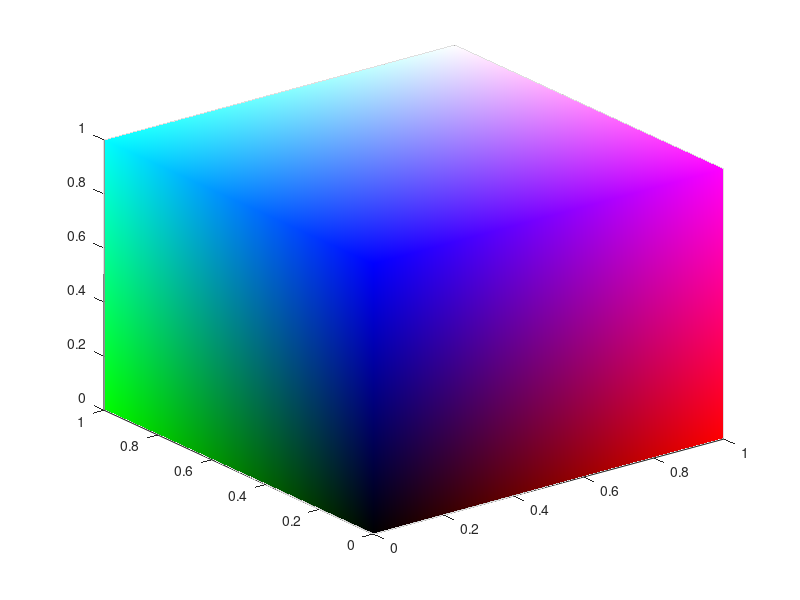
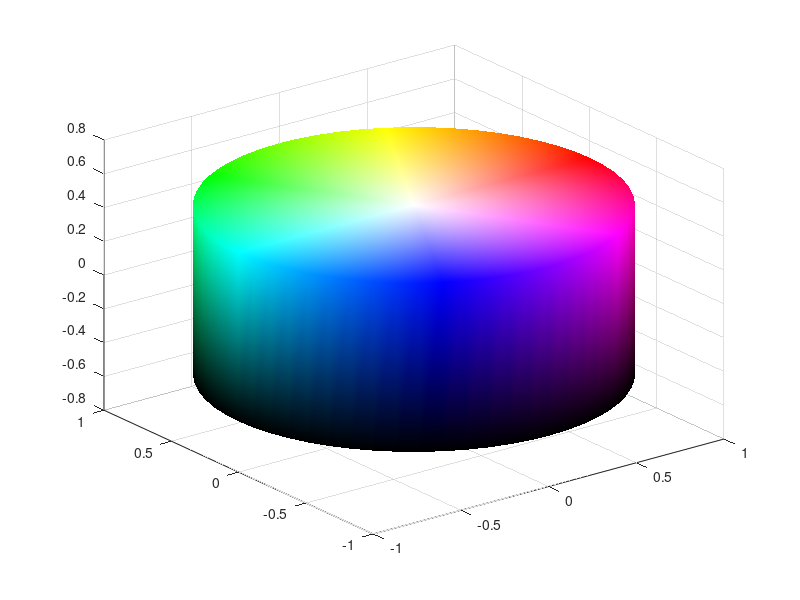

These figures' MATLAB source, in order:
clear all; close all; clc;

%% Define Vertices
topVerts = [ 0 1 0; 0 1 1; 1 1 1; 1 1 0];
topVertIndex = [ 1 2 3 4 ];
botVerts = [ 0 0 0; 0 0 1; 1 0 1; 1 0 0];
botVertIndex = [ 5 6 7 8 ];

topV = [];
botV = [];
vertColors_c = [] ;
vertColors_c = [vertColors_c ; hsv2rgb([0, 0, 1])] ;

topV = [topV ; 0 0 0.5];
botV = [botV ; 0 0 -0.5];

vertex_angle = linspace(0,2*pi , 61);

%disp(hsv2rgb([angle(60) / 2 / pi, 1, 1]))

for i = 1 : 60
   
    
    x = cos(vertex_angle(i));
    y = sin(vertex_angle(i));
    %disp(x);
    topV = [ topV ; x y 0.5];
    botV = [ botV ; x y -0.5];
    vertColors_c = [vertColors_c; hsv2rgb([vertex_angle(i) / 2 / pi, 1, 1])];
    
end

vertColors_c = [vertColors_c ; hsv2rgb([0, 1, 0])] ;

for i = 1 :60
    
    vertColors_c = [vertColors_c;  hsv2rgb([vertex_angle(i) / 2 / pi, 1, 0])]; 

end

topVertIndex_c = 1 : 1 : 61;
botVertIndex_c = 62 : 1 : 122;



verts = [ topVerts; botVerts ];

verts_c = [topV ; botV ];


%% Define Colors
vertColors = [ topVerts; botVerts ];
%vertColors_c = [topV ; botV];
%% Empty faces list
faces = [];
faces_c  = [] ;


%% Top faces
faces = [ faces ; 1 2 3 ; 1 3 4 ];

for i = 2 : 60

    faces_c = [ faces_c ; 1 i i+1] ;
    
end

    faces_c = [ faces_c ; 1 61 2];



%% Side faces (Your efforts here)
for vertI = 1 : 4
	faceVert1 = topVertIndex( mod(vertI,4)+1 );
	faceVert2 = topVertIndex( vertI );
	faceVert3 = botVertIndex( vertI );
	faces = [ faces ; faceVert1 faceVert2 faceVert3 ];
end


for vertI = 1 : 4
	faceVert1 = topVertIndex( mod(vertI,4)+1 );
	faceVert2 = botVertIndex( vertI );
	faceVert3 = botVertIndex( mod(vertI,4)+1);
	faces = [ faces ; faceVert1 faceVert2 faceVert3 ];
end


for i = 2 : 60 
        
    faceVert1_c = topVertIndex_c(i);
    
	faceVert2_c = topVertIndex_c(i+1);

	faceVert3_c = botVertIndex_c(i);
   
	faces_c = [ faces_c ; faceVert1_c faceVert2_c  faceVert3_c ];
    
end 

    faces_c = [ faces_c ; 2 61 122];


for i = 2 : 60
        
    faceVert1_c = topVertIndex_c(i+1);
	faceVert2_c = botVertIndex_c(i);
	faceVert3_c = botVertIndex_c(i+1);
	faces_c = [ faces_c ; faceVert1_c faceVert2_c faceVert3_c ];
    
end

     faces_c = [ faces_c ; 2 63 122];


%% Bottom faces
faces = [ faces ; 5 7 6 ; 5 8 7 ];

for i = 63 : 121

    faces_c = [ faces_c ; 62 i i+1] ;
    
end

    faces_c = [ faces_c ; 62 122 63];


   

%disp(faces);

%% Show RGB Cube in 3D figure
figure ; output1 = trisurf(faces,verts(:,1),verts(:,2),verts(:,3),'FaceVertexCData', vertColors,'FaceColor','interp', 'EdgeAlpha', 0);

figure ; output2 = trisurf(faces_c,verts_c(:,1),verts_c(:,2),verts_c(:,3),'FaceVertexCData', vertColors_c,'FaceColor','interp', 'EdgeAlpha', 0);



